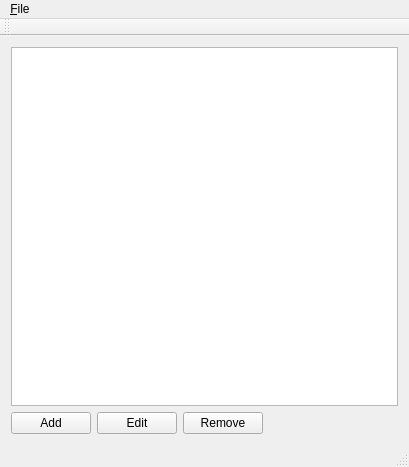
<?xml version="1.0" encoding="UTF-8"?>
<ui version="4.0">
 <class>MainWindow</class>
 <widget class="QMainWindow" name="MainWindow">
  <property name="geometry">
   <rect>
    <x>0</x>
    <y>0</y>
    <width>409</width>
    <height>467</height>
   </rect>
  </property>
  <property name="windowTitle">
   <string>MainWindow</string>
  </property>
  <widget class="QWidget" name="centralWidget">
   <layout class="QVBoxLayout" name="verticalLayout_2">
    <item>
     <layout class="QVBoxLayout" name="verticalLayout">
      <item>
       <widget class="QListView" name="listView"/>
      </item>
      <item>
       <layout class="QHBoxLayout" name="horizontalLayout_2">
        <item>
         <widget class="QPushButton" name="addButton">
          <property name="text">
           <string>Add</string>
          </property>
         </widget>
        </item>
        <item>
         <widget class="QPushButton" name="editButton">
          <property name="text">
           <string>Edit</string>
          </property>
         </widget>
        </item>
        <item>
         <widget class="QPushButton" name="removeButton">
          <property name="text">
           <string>Remove</string>
          </property>
         </widget>
        </item>
        <item>
         <spacer name="horizontalSpacer">
          <property name="orientation">
           <enum>Qt::Horizontal</enum>
          </property>
          <property name="sizeHint" stdset="0">
           <size>
            <width>68</width>
            <height>18</height>
           </size>
          </property>
         </spacer>
        </item>
       </layout>
      </item>
     </layout>
    </item>
   </layout>
  </widget>
  <widget class="QMenuBar" name="menuBar">
   <property name="geometry">
    <rect>
     <x>0</x>
     <y>0</y>
     <width>409</width>
     <height>25</height>
    </rect>
   </property>
   <widget class="QMenu" name="menuFile">
    <property name="title">
     <string>&amp;File</string>
    </property>
    <addaction name="actionSave"/>
    <addaction name="separator"/>
   </widget>
   <addaction name="menuFile"/>
  </widget>
  <widget class="QToolBar" name="mainToolBar">
   <attribute name="toolBarArea">
    <enum>TopToolBarArea</enum>
   </attribute>
   <attribute name="toolBarBreak">
    <bool>false</bool>
   </attribute>
  </widget>
  <widget class="QStatusBar" name="statusBar"/>
  <action name="actionSave">
   <property name="icon">
    <iconset resource="Icons/icons.qrc">
     <normaloff>:/Icons/filesave.png</normaloff>:/Icons/filesave.png</iconset>
   </property>
   <property name="text">
    <string>&amp;Save</string>
   </property>
   <property name="toolTip">
    <string>Save</string>
   </property>
  </action>
 </widget>
 <layoutdefault spacing="6" margin="11"/>
 <resources/>
 <connections/>
</ui>
